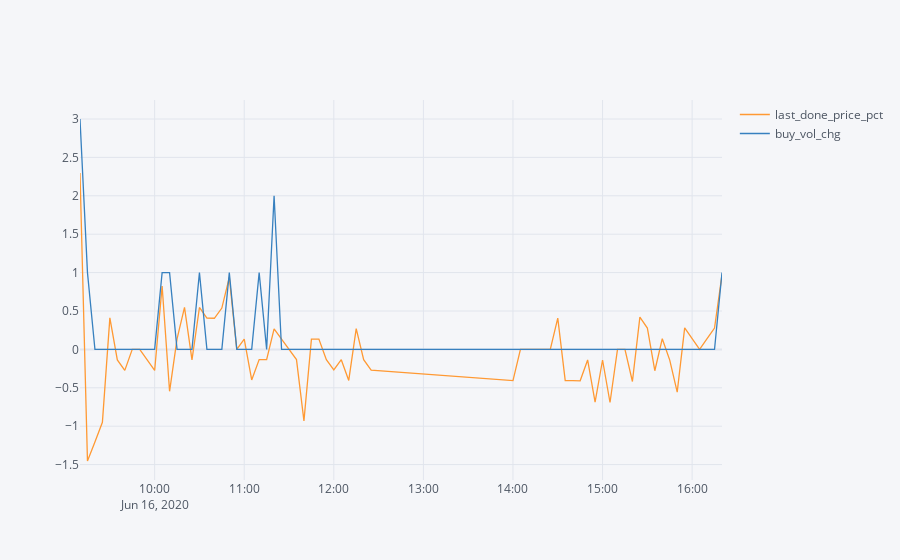

The cell this chart's notebook holds for it:
### Code cell
df__.dropna()[['last_done_price_pct','buy_vol_chg']].iplot()
